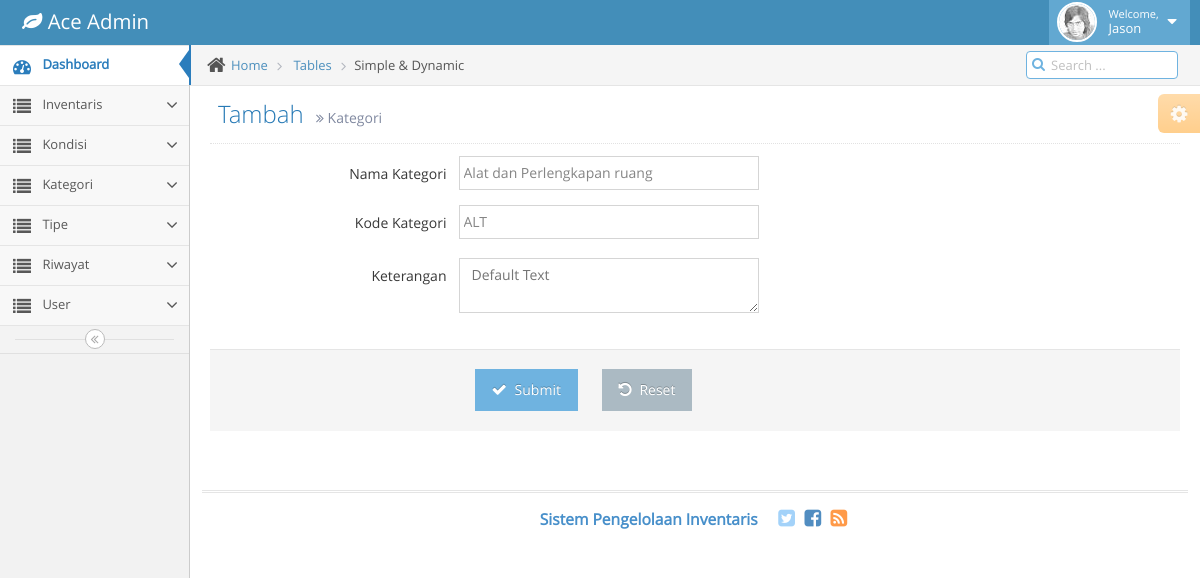
Page /index.php/category/category_edit/2 on the committed database.
### tables this page shows
CREATE TABLE `inv_ref_category` (
  `category_id` int(11) NOT NULL AUTO_INCREMENT,
  `category_code` char(3) DEFAULT NULL,
  `category_name` varchar(200) DEFAULT NULL,
  `category_desc` text,
  PRIMARY KEY (`category_id`)
);

### application/controllers/Category.php (called while the page is built, shortened)
<?php
class Category extends CI_Controller {
	public function __construct(){
        $this->load->database();
        $this->load->helper('url');
		$this->load->model('M_category');
    }
	public function category_edit($category_id){
		$data['category_res'] = $this->M_category->select_by_id($category_id)->row();
		$this->load->view('pages/category_edit', $data);
	}
}

### index.php (called while the page is built, shortened)
<?php
require_once BASEPATH.'core/CodeIgniter.php';

### application/models/M_category.php (called while the page is built, shortened)
<?php
class M_category extends CI_Model
{
	function select_by_id($id){
		$this->db->select('*');
		$this->db->from('inv_ref_category');
		$this->db->where('category_id', $id);
		return $this->db->get();
	}
}

### application/views/pages/category_edit.php (the view, shortened to what this page needs)
<!DOCTYPE html>
<html lang="en">
	<head>
		<link rel="stylesheet" href="<?php echo base_url()?>assets/theme/ac_master/css/bootstrap.min.css" />
		<link rel="stylesheet" href="<?php echo base_url()?>assets/theme/ac_master/font-awesome/4.2.0/css/font-awesome.min.css" />
		<link rel="stylesheet" href="<?php echo base_url()?>assets/theme/ac_master/css/ace.min.css" class="ace-main-stylesheet" id="main-ace-style" />
	</head>
	<body class="no-skin">
		<div class="main-container" id="main-container">
			<div class="main-content">
				<div class="main-content-inner">
					<div class="breadcrumbs" id="breadcrumbs">
						<ul class="breadcrumb">
							<li>
								<i class="ace-icon fa fa-home home-icon"></i>
								<a href="#">Home</a>
							</li>
							<li>
								<a href="#">Tables</a>
							</li>
							<li class="active">Simple &amp; Dynamic</li>
						</ul>
						<div class="nav-search" id="nav-search">
							<form class="form-search">
								<span class="input-icon">
									<input type="text" placeholder="Search ..." class="nav-search-input" id="nav-search-input" autocomplete="off" />
									<i class="ace-icon fa fa-search nav-search-icon"></i>
								</span>
							</form>
						</div>
					</div>
					<div class="page-content">
						<div class="ace-settings-container" id="ace-settings-container">
							<div class="btn btn-app btn-xs btn-warning ace-settings-btn" id="ace-settings-btn">
								<i class="ace-icon fa fa-cog bigger-130"></i>
							</div>
						</div>
						<div class="page-header">
							<h1>
								Tambah
								<small>
									<i class="ace-icon fa fa-angle-double-right"></i>
									Kategori
								</small>
							</h1>
						</div>
						<div class="row">
							<div class="col-xs-12">
								<form class="form-horizontal" role="form" action="<?php echo base_url('index.php/Category/category_edit_process')?>" method="POST">
									<div class="form-group">
										<label class="col-sm-3 control-label no-padding-right" for="form-field-1"> Nama Kategori </label>
										<div class="col-sm-9">
											<input type="text" value="<?php echo $category_res->category_name;?>" id="form-field-1" name="nama_kategori" placeholder="" class="col-xs-10 col-sm-5" />
										</div>
									</div>
									<div class="form-group">
										<label class="col-sm-3 control-label no-padding-right" for="form-field-1-1"> Kode Kategori </label>
										<div class="col-sm-9">
											<input type="text" value="<?php echo $category_res->category_code;?>" id="form-field-1-1" name="kode_kategori" placeholder="Isi 3 Karakter" class="col-xs-10 col-sm-5" />
										</div>
									</div>
									<div class="space-4"></div>
									<div class="form-group">
										<label class="col-sm-3 control-label no-padding-right" for="form-field-2"> Keterangan </label>
										<div class="col-sm-9">
											<textarea class="fcol-xs-10 col-sm-5" id="form-field-8" placeholder="Default Text" name="keterangan"><?php echo $category_res->category_desc;?></textarea>
										</div>
									</div>
									<div class="space-4"></div>
									<div class="clearfix form-actions">
										<div class="col-md-offset-3 col-md-9">
											<button class="btn btn-info" type="submit">
												<i class="ace-icon fa fa-check bigger-110"></i>
												Submit
											</button>
											<button class="btn" type="reset">
												<i class="ace-icon fa fa-undo bigger-110"></i>
												Reset
											</button>
										</div>
									</div>
								</form></div>
						</div>
		</div>
	</body>
</html>

### rows in the picture
inv_ref_category: nama_kategori "Alat dan Perlengkapan ruang", kode_kategori "ALT"
